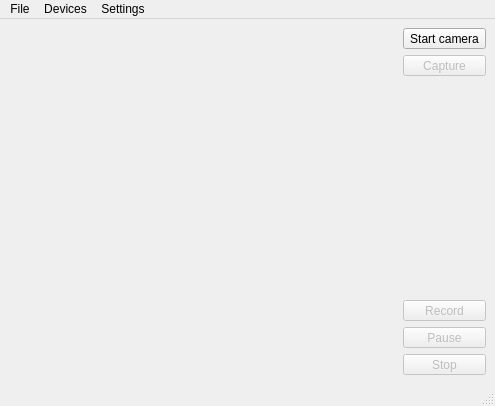
<?xml version="1.0" encoding="UTF-8"?>
<ui version="4.0">
 <class>CameraCapture</class>
 <widget class="QMainWindow" name="CameraCapture">
  <property name="geometry">
   <rect>
    <x>0</x>
    <y>0</y>
    <width>495</width>
    <height>406</height>
   </rect>
  </property>
  <property name="windowTitle">
   <string>MainWindow</string>
  </property>
  <widget class="QWidget" name="centralwidget">
   <layout class="QHBoxLayout" name="horizontalLayout">
    <item>
     <widget class="QStackedWidget" name="stackedWidget">
      <property name="sizePolicy">
       <sizepolicy hsizetype="MinimumExpanding" vsizetype="MinimumExpanding">
        <horstretch>0</horstretch>
        <verstretch>0</verstretch>
       </sizepolicy>
      </property>
      <property name="palette">
       <palette>
        <active>
         <colorrole role="Base">
          <brush brushstyle="SolidPattern">
           <color alpha="255">
            <red>255</red>
            <green>255</green>
            <blue>255</blue>
           </color>
          </brush>
         </colorrole>
         <colorrole role="Window">
          <brush brushstyle="SolidPattern">
           <color alpha="255">
            <red>145</red>
            <green>145</green>
            <blue>145</blue>
           </color>
          </brush>
         </colorrole>
        </active>
        <inactive>
         <colorrole role="Base">
          <brush brushstyle="SolidPattern">
           <color alpha="255">
            <red>255</red>
            <green>255</green>
            <blue>255</blue>
           </color>
          </brush>
         </colorrole>
         <colorrole role="Window">
          <brush brushstyle="SolidPattern">
           <color alpha="255">
            <red>145</red>
            <green>145</green>
            <blue>145</blue>
           </color>
          </brush>
         </colorrole>
        </inactive>
        <disabled>
         <colorrole role="Base">
          <brush brushstyle="SolidPattern">
           <color alpha="255">
            <red>145</red>
            <green>145</green>
            <blue>145</blue>
           </color>
          </brush>
         </colorrole>
         <colorrole role="Window">
          <brush brushstyle="SolidPattern">
           <color alpha="255">
            <red>145</red>
            <green>145</green>
            <blue>145</blue>
           </color>
          </brush>
         </colorrole>
        </disabled>
       </palette>
      </property>
      <property name="currentIndex">
       <number>-1</number>
      </property>
     </widget>
    </item>
    <item>
     <layout class="QVBoxLayout" name="verticalLayout_2">
      <item>
       <widget class="QToolButton" name="startCameraButton">
        <property name="sizePolicy">
         <sizepolicy hsizetype="Minimum" vsizetype="Maximum">
          <horstretch>0</horstretch>
          <verstretch>0</verstretch>
         </sizepolicy>
        </property>
        <property name="minimumSize">
         <size>
          <width>1</width>
          <height>5</height>
         </size>
        </property>
        <property name="text">
         <string>Start camera</string>
        </property>
        <property name="checkable">
         <bool>true</bool>
        </property>
        <property name="checked">
         <bool>false</bool>
        </property>
       </widget>
      </item>
      <item>
       <widget class="QToolButton" name="takeImageButton">
        <property name="enabled">
         <bool>false</bool>
        </property>
        <property name="sizePolicy">
         <sizepolicy hsizetype="Minimum" vsizetype="Maximum">
          <horstretch>0</horstretch>
          <verstretch>0</verstretch>
         </sizepolicy>
        </property>
        <property name="minimumSize">
         <size>
          <width>1</width>
          <height>5</height>
         </size>
        </property>
        <property name="text">
         <string>Capture</string>
        </property>
       </widget>
      </item>
      <item>
       <spacer name="verticalSpacer">
        <property name="orientation">
         <enum>Qt::Vertical</enum>
        </property>
        <property name="sizeHint" stdset="0">
         <size>
          <width>20</width>
          <height>40</height>
         </size>
        </property>
       </spacer>
      </item>
      <item>
       <widget class="QToolButton" name="recordButton">
        <property name="enabled">
         <bool>false</bool>
        </property>
        <property name="sizePolicy">
         <sizepolicy hsizetype="Minimum" vsizetype="Maximum">
          <horstretch>0</horstretch>
          <verstretch>0</verstretch>
         </sizepolicy>
        </property>
        <property name="minimumSize">
         <size>
          <width>1</width>
          <height>5</height>
         </size>
        </property>
        <property name="text">
         <string>Record</string>
        </property>
       </widget>
      </item>
      <item>
       <widget class="QToolButton" name="pauseButton">
        <property name="enabled">
         <bool>false</bool>
        </property>
        <property name="sizePolicy">
         <sizepolicy hsizetype="Minimum" vsizetype="Maximum">
          <horstretch>0</horstretch>
          <verstretch>0</verstretch>
         </sizepolicy>
        </property>
        <property name="minimumSize">
         <size>
          <width>1</width>
          <height>5</height>
         </size>
        </property>
        <property name="text">
         <string>Pause</string>
        </property>
       </widget>
      </item>
      <item>
       <widget class="QToolButton" name="stopButton">
        <property name="enabled">
         <bool>false</bool>
        </property>
        <property name="sizePolicy">
         <sizepolicy hsizetype="Minimum" vsizetype="Maximum">
          <horstretch>0</horstretch>
          <verstretch>0</verstretch>
         </sizepolicy>
        </property>
        <property name="minimumSize">
         <size>
          <width>1</width>
          <height>5</height>
         </size>
        </property>
        <property name="text">
         <string>Stop</string>
        </property>
       </widget>
      </item>
     </layout>
    </item>
   </layout>
  </widget>
  <widget class="QMenuBar" name="menubar">
   <property name="geometry">
    <rect>
     <x>0</x>
     <y>0</y>
     <width>495</width>
     <height>22</height>
    </rect>
   </property>
   <widget class="QMenu" name="menuFile">
    <property name="title">
     <string>File</string>
    </property>
    <addaction name="actionExit"/>
   </widget>
   <widget class="QMenu" name="menuDevices">
    <property name="title">
     <string>Devices</string>
    </property>
    <addaction name="separator"/>
    <addaction name="actionSettings"/>
    <addaction name="actionImageSettings"/>
    <addaction name="separator"/>
    <addaction name="actionCamera"/>
    <addaction name="actionAudio"/>
   </widget>
   <widget class="QMenu" name="menuFlash">
    <property name="title">
     <string>Settings</string>
    </property>
    <widget class="QMenu" name="menuFlash_On">
     <property name="title">
      <string>Flash</string>
     </property>
     <addaction name="actionFlash_On_2"/>
     <addaction name="actionFlash_Off"/>
     <addaction name="actionFlash_auto"/>
     <addaction name="actionRed_eye"/>
     <addaction name="actionFlash_FillIn"/>
    </widget>
    <widget class="QMenu" name="menuFocus">
     <property name="title">
      <string>Focus</string>
     </property>
     <addaction name="action_Focus_On"/>
     <addaction name="action_Focus_Off"/>
    </widget>
    <widget class="QMenu" name="menuExposure">
     <property name="title">
      <string>Exposure</string>
     </property>
     <addaction name="actionNight"/>
     <addaction name="actionBacklight"/>
     <addaction name="actionSport"/>
     <addaction name="actionBeach"/>
    </widget>
    <widget class="QMenu" name="menuWhiteBalance">
     <property name="title">
      <string>WhiteBalance</string>
     </property>
     <addaction name="actionAuto"/>
     <addaction name="actionSunlight"/>
     <addaction name="actionCloudy"/>
     <addaction name="actionTungsten"/>
    </widget>
    <widget class="QMenu" name="menuSharpness">
     <property name="title">
      <string>Sharpness</string>
     </property>
     <addaction name="actionHard"/>
     <addaction name="actionNormal"/>
     <addaction name="actionSoft"/>
    </widget>
    <addaction name="menuFlash_On"/>
    <addaction name="menuFocus"/>
    <addaction name="menuExposure"/>
    <addaction name="menuWhiteBalance"/>
    <addaction name="menuSharpness"/>
   </widget>
   <addaction name="menuFile"/>
   <addaction name="menuDevices"/>
   <addaction name="menuFlash"/>
  </widget>
  <widget class="QStatusBar" name="statusbar"/>
  <action name="actionExit">
   <property name="text">
    <string>Exit</string>
   </property>
  </action>
  <action name="actionSettings">
   <property name="text">
    <string>Settings</string>
   </property>
  </action>
  <action name="actionCamera">
   <property name="text">
    <string>Camera</string>
   </property>
  </action>
  <action name="actionAudio">
   <property name="text">
    <string>Audio</string>
   </property>
  </action>
  <action name="actionFlash_On_2">
   <property name="text">
    <string>Flash On</string>
   </property>
  </action>
  <action name="actionFlash_Off">
   <property name="text">
    <string>Flash Off</string>
   </property>
  </action>
  <action name="actionFlash_auto">
   <property name="text">
    <string>Flash Auto</string>
   </property>
  </action>
  <action name="actionRed_eye">
   <property name="text">
    <string>Red Eye</string>
   </property>
  </action>
  <action name="actionFlash_FillIn">
   <property name="text">
    <string>Flash FillIn</string>
   </property>
  </action>
  <action name="action_Focus_On">
   <property name="text">
    <string>Focus On (auto)</string>
   </property>
  </action>
  <action name="action_Focus_Off">
   <property name="text">
    <string>Focus Off (auto)</string>
   </property>
  </action>
  <action name="actionNight">
   <property name="text">
    <string>Night</string>
   </property>
  </action>
  <action name="actionBacklight">
   <property name="text">
    <string>Backlight</string>
   </property>
  </action>
  <action name="actionSport">
   <property name="text">
    <string>Sport</string>
   </property>
  </action>
  <action name="actionBeach">
   <property name="text">
    <string>Beach</string>
   </property>
  </action>
  <action name="actionAuto">
   <property name="text">
    <string>Auto</string>
   </property>
  </action>
  <action name="actionSunlight">
   <property name="text">
    <string>Sunlight</string>
   </property>
  </action>
  <action name="actionCloudy">
   <property name="text">
    <string>Cloudy</string>
   </property>
  </action>
  <action name="actionTungsten">
   <property name="text">
    <string>Tungsten</string>
   </property>
  </action>
  <action name="actionHard">
   <property name="text">
    <string>Hard</string>
   </property>
  </action>
  <action name="actionNormal">
   <property name="text">
    <string>Normal</string>
   </property>
  </action>
  <action name="actionSoft">
   <property name="text">
    <string>Soft</string>
   </property>
  </action>
  <action name="actionImageSettings">
   <property name="text">
    <string>Image settings</string>
   </property>
  </action>
 </widget>
 <resources/>
 <connections>
  <connection>
   <sender>actionExit</sender>
   <signal>triggered()</signal>
   <receiver>CameraCapture</receiver>
   <slot>close()</slot>
   <hints>
    <hint type="sourcelabel">
     <x>-1</x>
     <y>-1</y>
    </hint>
    <hint type="destinationlabel">
     <x>154</x>
     <y>130</y>
    </hint>
   </hints>
  </connection>
  <connection>
   <sender>actionSettings</sender>
   <signal>triggered()</signal>
   <receiver>CameraCapture</receiver>
   <slot>settings()</slot>
   <hints>
    <hint type="sourcelabel">
     <x>-1</x>
     <y>-1</y>
    </hint>
    <hint type="destinationlabel">
     <x>242</x>
     <y>206</y>
    </hint>
   </hints>
  </connection>
  <connection>
   <sender>takeImageButton</sender>
   <signal>clicked()</signal>
   <receiver>CameraCapture</receiver>
   <slot>takeImage()</slot>
   <hints>
    <hint type="sourcelabel">
     <x>489</x>
     <y>80</y>
    </hint>
    <hint type="destinationlabel">
     <x>149</x>
     <y>191</y>
    </hint>
   </hints>
  </connection>
  <connection>
   <sender>startCameraButton</sender>
   <signal>clicked()</signal>
   <receiver>CameraCapture</receiver>
   <slot>toggleCamera()</slot>
   <hints>
    <hint type="sourcelabel">
     <x>472</x>
     <y>51</y>
    </hint>
    <hint type="destinationlabel">
     <x>149</x>
     <y>191</y>
    </hint>
   </hints>
  </connection>
  <connection>
   <sender>pauseButton</sender>
   <signal>clicked()</signal>
   <receiver>CameraCapture</receiver>
   <slot>pause()</slot>
   <hints>
    <hint type="sourcelabel">
     <x>489</x>
     <y>350</y>
    </hint>
    <hint type="destinationlabel">
     <x>149</x>
     <y>191</y>
    </hint>
   </hints>
  </connection>
  <connection>
   <sender>recordButton</sender>
   <signal>clicked()</signal>
   <receiver>CameraCapture</receiver>
   <slot>record()</slot>
   <hints>
    <hint type="sourcelabel">
     <x>489</x>
     <y>321</y>
    </hint>
    <hint type="destinationlabel">
     <x>149</x>
     <y>191</y>
    </hint>
   </hints>
  </connection>
  <connection>
   <sender>stopButton</sender>
   <signal>clicked()</signal>
   <receiver>CameraCapture</receiver>
   <slot>stop()</slot>
   <hints>
    <hint type="sourcelabel">
     <x>450</x>
     <y>379</y>
    </hint>
    <hint type="destinationlabel">
     <x>149</x>
     <y>191</y>
    </hint>
   </hints>
  </connection>
 </connections>
 <slots>
  <slot>record()</slot>
  <slot>pause()</slot>
  <slot>stop()</slot>
  <slot>enablePreview(bool)</slot>
  <slot>settings()</slot>
  <slot>takeImage()</slot>
  <slot>toggleCamera()</slot>
 </slots>
</ui>
